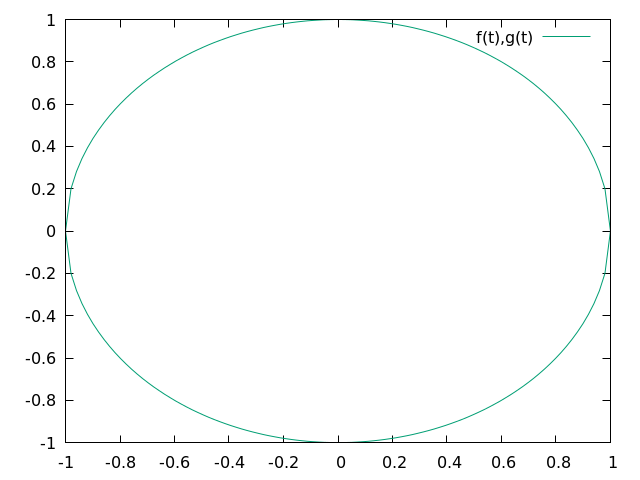

This chart was generated by the following gnuplot code:
set t pngcairo
set o "4.png"
set ytics 0.2
set xtics 0.2
f(x) = sqrt(1 - x * x)
g(x) = -1 * f(x)
plot [-1:1] f(x) title 'f(t),g(t)' with lines linestyle 1 lc 2, \
			g(x) notitle with lines linestyle 1 lc 2
